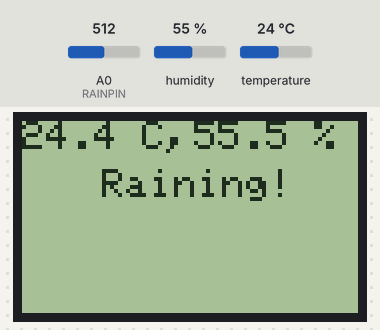
Recording of a sketch running on a simulated ESP8266 (NodeMCU). Parts: 84×48 one-colour display. The inputs (shaded band) are chosen by the test bench; at power-on: A0 (RAINPIN) = 512, humidity 55 %, temperature 24 °C. WiFi joins after 1.5 s; servers stay silent unless stated; network time is answered at once with the bench clock; the local clock reads 2024-03-15 10:24:30 at power-on unless the sketch sets it; what the sketch prints to the serial monitor is not drawn.

Above: at 1.7 s.
2.8 s: A0 (RAINPIN) set to 784
8.4 s: A0 (RAINPIN) set to 818
At 9.5 s:
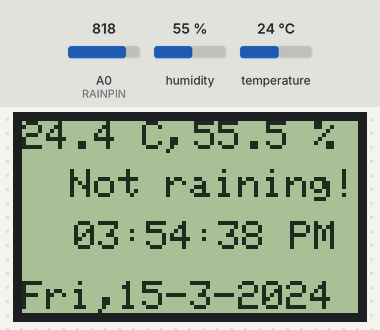
13.8 s: humidity set to 22 %
At 15.8 s:
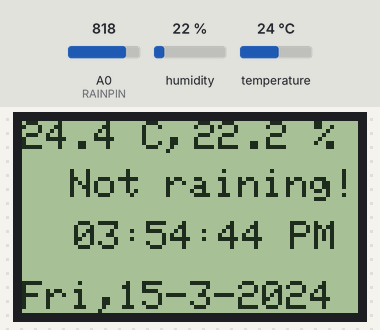
15.9 s: temperature set to 12 °C
At 17.9 s:
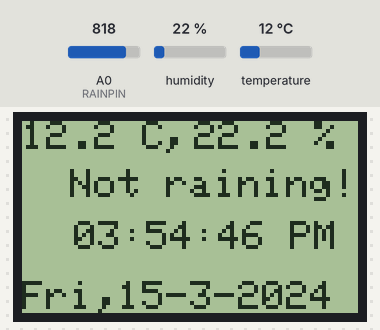
18.0 s: humidity set to 40 %
At 20.0 s:
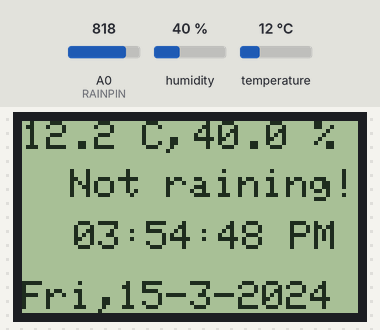
20.1 s: A0 (RAINPIN) set to 790
At 21.6 s:
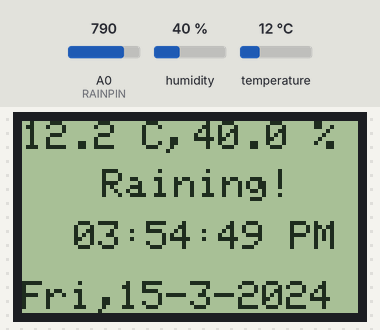
Timing chart, 0 to 23.1 s (numbered marks = the images above; inputs shaded):
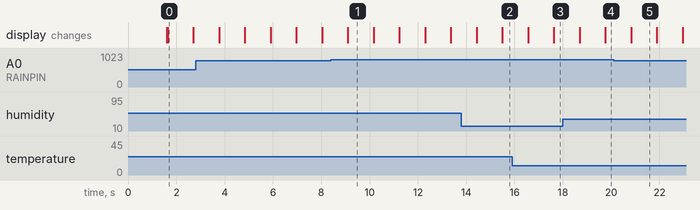

Measured:
- the behaviour switches between 799 and 800 on A0 (RAINPIN) (found by bisection; images 0 and 1)
- after the input at 8.4 s, the display: first differs from a run without the input after 0.70 s (image 1)
- after the input at 20.1 s, the display: first differs from a run without the input after 0.74 s (image 5)
- what the display in image 0 shows lasts 1.0 s, from 1.7 s to 2.7 s
- what the display in image 1 shows lasts 1.1 s, from 9.1 s to 10.2 s

The sketch:

Weather_Stn_Clk.ino
```cpp
/* ______________________________________Libraries______________________________________ */
#include <Adafruit_PCD8544.h> //Library for Nokia 5110 LCD
#include <Adafruit_GFX.h> //Adafruit Graphics Library
#include <gfxfont.h>
#include <SPI.h> //For communication between NodeMCU and LCD
#include <DHT.h> // DHT11 temperature and humidity sensor Library
#include <Time.h>
#include <TimeLib.h>
#include <NTPClient.h> //Library for NTP Protocolj
#include <ESP8266WiFi.h>
#include <WiFiUdp.h>

#define DHTPIN D5      // DHTPIN : I have connected DHT11 Sensor to pin D5 (ie, GPIO0 of ESP8266
#define DHTTYPE DHT11  // We are using DHT11. (Can use DHT22.. or any other from this series)
#define RAINPIN A0     // FC-37 Analog Output pin is connected to A0

Adafruit_PCD8544 display = Adafruit_PCD8544(D4, D3, D2, D1, D0); // Nokia 5110 LCD module connections (CLK, DIN, D/C, CS, RST)
DHT dht = DHT(DHTPIN, DHTTYPE);   // DHT dht = DHT(DHTPIN,Sensor_type), "dht" is the name of the sensor (variable)

const char *ssid     = "*********";
const char *password = "*********";
int DAY, MONTH, YEAR, SECONDS, HOURS ,MINUTES, WEEKDAY;
long int time_now; //Epoch Time
WiFiUDP ntpUDP;
NTPClient timeClient(ntpUDP);

void setup() {
  Serial.begin(9600); //Begin serial communication at a baud rate of 9600
  pinMode(RAINPIN, INPUT);
  dht.begin(); //Initialize the sensor
  WiFi.begin(ssid, password);
  display.begin(); //Initialize the display
  display.clearDisplay();
  display.setContrast(50); // Adjust for your display
  display.setTextColor(BLACK, WHITE);
  display.display();
  while ( WiFi.status() != WL_CONNECTED ) {
    delay ( 500 );
    Serial.print ( "." );
  }
  timeClient.begin();
}

void loop() {
  int h = dht.readHumidity();
  int tc = dht.readTemperature();
  float tf = dht.readTemperature(true);   // Get Temperature in F
  float hif = dht.computeHeatIndex(tf, h); // Heat index in F, Default
  float hic = dht.computeHeatIndex(tc, h, false);  // Heat index in C
  // This is just for the serial Monitor
  Serial.print("Humidity = ");
  Serial.print(h);
  Serial.print("% |");
  Serial.print("Temperature = ");
  Serial.print(tc);
  Serial.print("\xC2\xB0 C ie, ");    // Serial.print(" \xC2\xB0"); is used to print the degree symbol in the serial monitor
  Serial.print(tf);
  Serial.print("\xC2\xB0 F |");
  Serial.print("Heat index = ");
  Serial.print(hic);
  Serial.print("\xC2\xB0 C ie, ");
  Serial.print(hif);
  Serial.println("\xC2\xB0 F |");

  // To print Temperature (in Celcius)on LCD
  display.setCursor(0, 0); //(18,12); (35,0)
  display.printf("%02u.%1u C", (tc)%100, (tc)%10); // print degree symbol ( C ): %02u.%1u C
  display.setCursor(35, 0);
  display.printf(",");

  // To print humidity (in %) on LCD
  display.setCursor(43, 0); //(24, 40); (40, 10)
  display.printf("%02u.%1u %%", (h)%100, (h)%10); // print degree symbol ( % ): %02u.%1u %%
  display.display(); // To update the display

  //To print whether it is raining or not
  int raining = analogRead(RAINPIN);
  if(raining < 800){
    Serial.println(raining); //Serial Monitor
    display.setCursor(20,12);
    display.printf("Raining!"); //LCD
    display.display();
  }
  else {
    Serial.println(raining); //Serial Monitor
    display.setCursor(12,12);
    display.printf("Not raining!"); //LCD
    display.display();
  }

  //Using the NTP Protocol
  timeClient.update();
  time_now = timeClient.getEpochTime() + (19800); //5 hours 30 minutes = 19800s (India is GMT+5:30)
  DAY = day(time_now);
  MONTH = month(time_now);
  YEAR = year(time_now);
  HOURS = hourFormat12(time_now);
  MINUTES = minute(time_now);
  SECONDS = second(time_now);
  WEEKDAY = weekday(time_now);
  LCD_DISPLAY(String(DAY), String(MONTH), String(YEAR));
  delay(1000);
}
void LCD_DISPLAY(String DAY, String MONTH, String YEAR)
{
  display.clearDisplay();
  display.setTextSize(1);
  display.setTextColor(BLACK);
  display.setCursor(13,25); //(0,5)
  if (HOURS > 9){
    if(isPM(time_now))
        display.println(String(HOURS) + ":" + String(MINUTES) + ":" + String(SECONDS) + " " + "PM");
    else
        display.println(String(HOURS) + ":" + String(MINUTES) + ":" + String(SECONDS) + " " + "AM");
  }
  else if (HOURS < 10){
    if(isPM(time_now))
        display.println("0" + String(HOURS) + ":" + String(MINUTES) + ":" + String(SECONDS) + " " + "PM");
    else
        display.println("0" + String(HOURS) + ":" + String(MINUTES) + ":" + String(SECONDS) + " " + "AM");
  }
  display.setCursor(0, 40);
  //Printing the weekday
  switch(WEEKDAY)
  {
    case 1:  display.println("Sun,"); break;
    case 2:  display.println("Mon,"); break;
    case 3:  display.println("Tue,"); break;
    case 4:  display.println("Wed,"); break;
    case 5:  display.println("Thu,"); break;
    case 6:  display.println("Fri,"); break;
    default: display.println("Sat,");
  }
  display.setCursor(24, 40);
  display.println(DAY + "-" + MONTH + "-" + YEAR);
}
```
